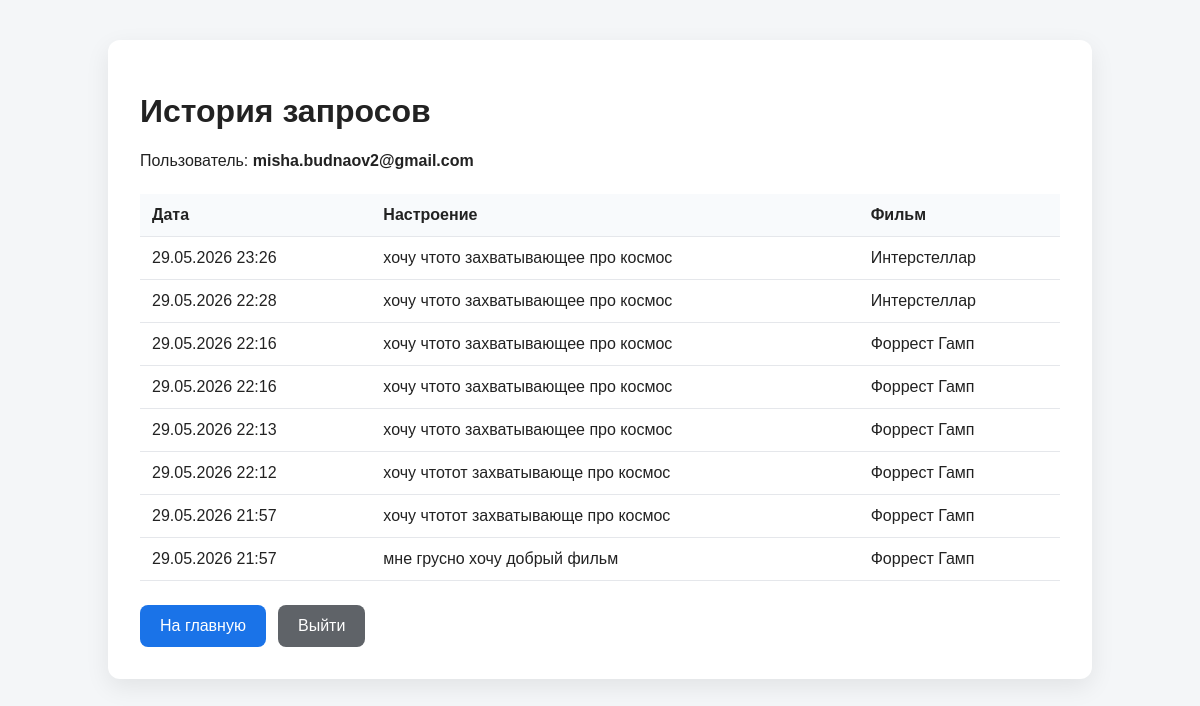
Screenshot of /history (signed in) with the database file from the repository.
### models.py (models this page shows)
class User(Base):
    __tablename__ = "users"
    id = Column(Integer, primary_key=True, index=True)
    email = Column(String, unique=True, index=True, nullable=False)
    movie_requests = relationship("MovieRequest", back_populates="user")

class MovieRequest(Base):
    __tablename__ = "movie_requests"
    id = Column(Integer, primary_key=True, index=True)
    user_id = Column(Integer, ForeignKey("users.id"), nullable=False)
    mood = Column(Text, nullable=False)
    movie_title = Column(String, nullable=False)
    movie_description = Column(Text, nullable=False)
    created_at = Column(DateTime, default=datetime.utcnow, nullable=False)
    user = relationship("User", back_populates="movie_requests")

### main.py (the view)
@app.get("/history")
def history(request: Request, db: Session = Depends(get_db)):
    user = get_current_user(request, db)
    if not user:
        return RedirectResponse(url="/login", status_code=302)
    history_items = (
        db.query(MovieRequest)
        .filter(MovieRequest.user_id == user.id)
        .order_by(MovieRequest.created_at.desc())
        .all()
    )
    return templates.TemplateResponse(
        request,
        "history.html",
        {
            "request": request,
            "user": user,
            "history_items": history_items,
        },
    )

### templates/history.html (shortened to what this page needs)
<!DOCTYPE html>
<html lang="ru">
<head>
</head>
<body>
    <div class="container">
        <h1>История запросов</h1>
        <p>Пользователь: <strong>{{ user.email }}</strong></p>
        {% if history_items %}
            <table>
                <thead>
                    <tr>
                        <th>Дата</th>
                        <th>Настроение</th>
                        <th>Фильм</th>
                    </tr>
                </thead>
                <tbody>
                    {% for item in history_items %}
                        <tr>
                            <td>{{ item.created_at.strftime("%d.%m.%Y %H:%M") }}</td>
                            <td>{{ item.mood }}</td>
                            <td>{{ item.movie_title }}</td>
                        </tr>
                    {% endfor %}
                </tbody>
            </table>
        {% else %}
            <div class="empty">У вас пока нет истории запросов.</div>
        {% endif %}
        <div class="actions">
            <a class="button" href="/">На главную</a>
            <a class="button secondary" href="/logout">Выйти</a>
        </div>
    </div>
</body>
</html>

### templates/history.html (style rules this page uses)
body { font-family: Arial, sans-serif; background: #f4f6f8; margin: 0; color: #222; }
.container { max-width: 920px; margin: 40px auto; background: #fff; padding: 32px; border-radius: 12px; box-shadow: 0 8px 24px rgba(0, 0, 0, 0.08); }
table { width: 100%; border-collapse: collapse; margin-top: 24px; }
th, td { border-bottom: 1px solid #e5e7eb; padding: 12px; text-align: left; vertical-align: top; }
th { background: #f8fafc; }
.actions { display: flex; gap: 12px; flex-wrap: wrap; margin-top: 24px; }
.button { display: inline-block; padding: 12px 20px; background: #1a73e8; color: white; text-decoration: none; border-radius: 8px; }
.button.secondary { background: #5f6368; }

### rows the page displays
User: email "misha.budnaov2@gmail.com"
MovieRequest: created_at "29.05.2026 23:26", mood "хочу чтото захватывающее про космос", movie_title "Интерстеллар"
MovieRequest: created_at "29.05.2026 22:28", mood "хочу чтото захватывающее про космос", movie_title "Интерстеллар"
MovieRequest: created_at "29.05.2026 22:16", mood "хочу чтото захватывающее про космос", movie_title "Форрест Гамп"
MovieRequest: created_at "29.05.2026 22:16", mood "хочу чтото захватывающее про космос", movie_title "Форрест Гамп"
MovieRequest: created_at "29.05.2026 22:13", mood "хочу чтото захватывающее про космос", movie_title "Форрест Гамп"
MovieRequest: created_at "29.05.2026 22:12", mood "хочу чтотот захватывающе про космос", movie_title "Форрест Гамп"
MovieRequest: created_at "29.05.2026 21:57", mood "хочу чтотот захватывающе про космос", movie_title "Форрест Гамп"
MovieRequest: created_at "29.05.2026 21:57", mood "мне грусно хочу добрый фильм", movie_title "Форрест Гамп"
